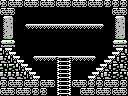

The image is a tile-based game level rendered from a .tmx file. Its description and complete source (layers, tilesets, objects, tile grids) follow:
An orthogonal 16x12 tile map with 8x8 px tiles, 1 tile layer (Tile Layer 1) and 11 objects (8x item, door-left, door-right, door-up).

<map version="1.0" orientation="orthogonal" renderorder="right-down" width="16" height="12" tilewidth="8" tileheight="8" nextobjectid="26">
 <properties>
  <property name="down" value="stairs" />
 </properties>
 <tileset firstgid="1" name="tiles" tilewidth="8" tileheight="8" tilecount="256" columns="16">
  <image source="tiles.png" width="128" height="128" />
 </tileset>
 <layer name="Tile Layer 1" width="16" height="12">
  <data encoding="csv">
165,103,104,103,104,103,104,103,104,103,104,103,104,165,165,165,
103,104,1,1,1,1,72,1,1,1,1,1,72,1,103,104,
196,197,1,1,1,1,1,1,1,1,1,1,1,1,196,197,
212,213,1,172,246,246,246,246,246,246,246,246,171,1,212,213,
228,229,1,1,1,1,1,1,1,1,1,1,1,1,228,229,
244,245,1,1,1,1,1,1,1,1,1,1,1,1,244,245,
159,160,1,1,1,1,1,1,1,1,1,1,1,1,157,158,
164,159,160,1,172,246,246,169,137,246,246,171,1,157,158,163,
162,163,159,160,1,1,1,249,168,1,1,1,157,158,163,164,
164,164,164,159,160,1,1,249,168,1,1,157,158,164,163,162,
165,103,104,103,104,103,104,249,168,103,104,165,165,103,104,165,
103,104,103,104,165,165,1,249,168,1,103,104,103,104,103,104
</data>
 </layer>
 <objectgroup name="objects">
  <object id="9" type="door-left" x="0" y="16" width="16" height="24" />
  <object id="11" type="door-right" x="112" y="16" width="16" height="24" />
  <object id="14" type="door-up" x="48" y="0" width="32" height="8" />
  <object id="16" type="item" x="24" y="8" width="16" height="16" />
  <object id="19" type="item" x="40" y="8" width="16" height="16" />
  <object id="20" type="item" x="72" y="8" width="16" height="16" />
  <object id="21" type="item" x="88" y="8" width="16" height="16" />
  <object id="22" type="item" x="32" y="40" width="16" height="16" />
  <object id="23" type="item" x="48" y="40" width="16" height="16" />
  <object id="24" type="item" x="64" y="40" width="16" height="16" />
  <object id="25" type="item" x="80" y="40" width="16" height="16" />
 </objectgroup>
</map>
